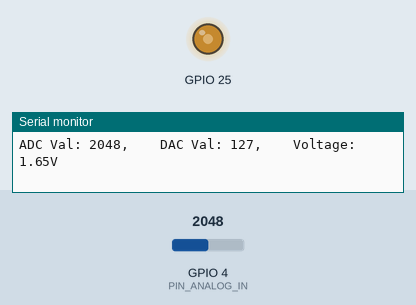
Simulated run of this sketch. Board: ESP32. On the bench: output pins drawn as LEDs (lit = HIGH), the last lines printed to the serial monitor. Inputs (shaded band) come from the test bench; at power-on: GPIO 4 (PIN_ANALOG_IN) = 2048.

Above: at 1.2 s.
1.3 s: GPIO 4 (PIN_ANALOG_IN) set to 2866
At 2.0 s:
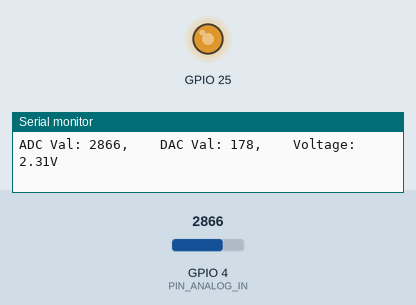
2.9 s: GPIO 4 (PIN_ANALOG_IN) set to 3603
At 3.4 s:
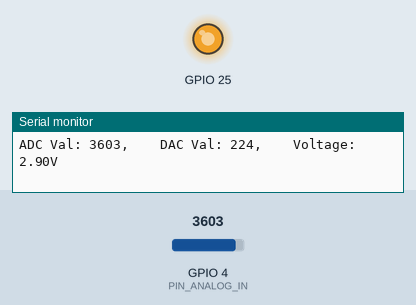
4.5 s: GPIO 4 (PIN_ANALOG_IN) set to 491
At 5.8 s:
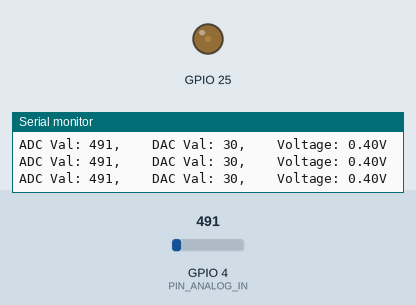
6.1 s: GPIO 4 (PIN_ANALOG_IN) set to 0
At 7.3 s:
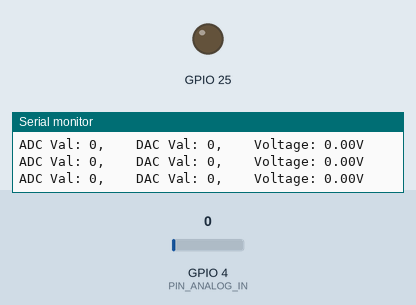
7.7 s: GPIO 4 (PIN_ANALOG_IN) set to 2047
At 8.6 s:
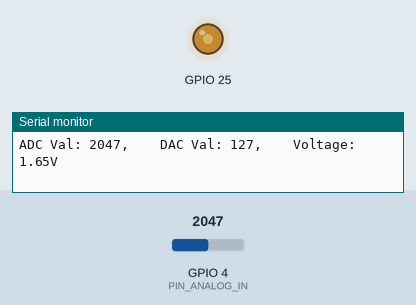
Timing chart, 0 to 10.3 s (numbered marks = the images above; inputs shaded):
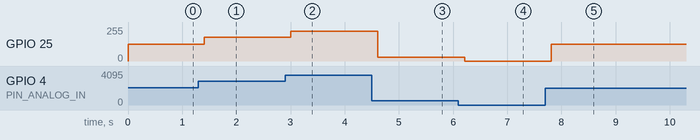

The sketch:

led_potentiometer.ino
```cpp
#define PIN_ANALOG_IN  4    // Potentiometer

void setup() {
  // Initialize serial port with baud rate 115200:
  Serial.begin(115200);
}

void loop() {
  // Obtain ADC value using analogRead():
  // analogRead() reads the value from the specified analog pin.
  // Return the analog reading on the pin.
  // (0-4095 for 12 bits)
  int adcVal = analogRead(PIN_ANALOG_IN);

  // Convert ADC vaue into 8-bit precision DAC value using map():
  // map() re-maps a number from one range to another.
  int dacVal = map(adcVal, 0, 4095, 0, 255);

  double voltage = adcVal / 4095.0 * 3.3;

  // Output the value using dacWrite();
  // dacWrite() writes the given value to the supplied analog pin.
  dacWrite(DAC1, dacVal);

  // Print message to the serial console:
  Serial.printf("ADC Val: %d, \t DAC Val: %d, \t Voltage: %.2fV\n", adcVal, dacVal, voltage);
  delay(200);
}
```

Measured:
- after the input at 1.3 s, GPIO 25: 127/255 → 178/255 after 0.10 s
- after the input at 2.9 s, GPIO 25: 178/255 → 224/255 after 0.11 s
- after the input at 4.5 s, GPIO 25: 224/255 → 30/255 after 0.11 s
- after the input at 6.1 s, GPIO 25: 30/255 → 0/255 after 0.11 s
- after the input at 7.7 s, GPIO 25: 0/255 → 127/255 after 0.12 s
